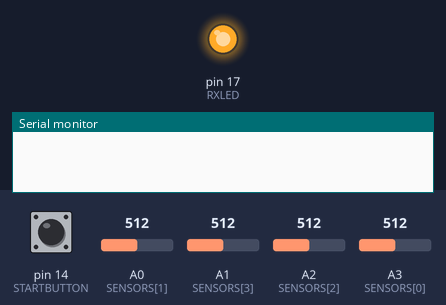
This sketch was run on a simulated SparkFun Pro Micro, built with avr-gcc and run on an emulated ATmega32U4. Shown: output pins drawn as LEDs (lit = HIGH), the last lines printed to the serial monitor. Dashed ring = blinking. Inputs (shaded band) come from the test bench; at power-on: pin 14 (STARTBUTTON) HIGH, A0 (SENSORS[1]) = 512, A1 (SENSORS[3]) = 512, A2 (SENSORS[2]) = 512, A3 (SENSORS[0]) = 512.

Above: at 1.2 s.
1.3 s: pin 14 (STARTBUTTON) pulled LOW for 0.15 s
At 1.83 s:
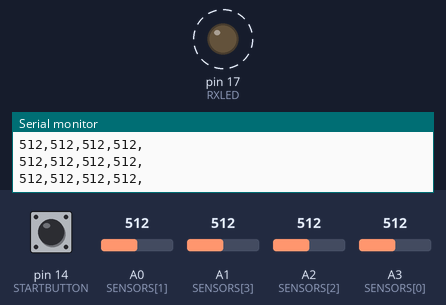
4.4 s: pin 14 (STARTBUTTON) pulled LOW for 1 s
6.9 s: pin 14 (STARTBUTTON) pulled LOW for 3.2 s
At 10.69 s:
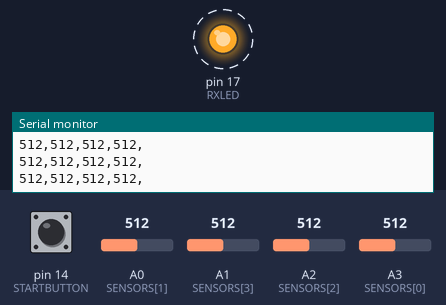
Timing chart, 0 to 19.1 s (numbered marks = the images above; inputs shaded):
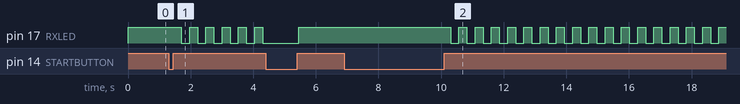

Measured:
- after the input at 1.3 s, pin 17 (RXLED): alternates HIGH for 0.26 s and LOW for 0.26 s, starting after 0.41 s
- after the input at 6.9 s, pin 17 (RXLED): alternates HIGH for 0.26 s and LOW for 0.26 s, starting after 3.4 s

The sketch:

EMGInterfaceProMicro.ino
```cpp
#define CHANNELS 4
#define USE_BUFFERED_AVG 1
#define RXLED  17
#define STARTBUTTON 14
#define DELAYTIME 50
#define BLINKTIME 5


int delta[CHANNELS] = {0};
int oldValue[CHANNELS] = {0};
int SENSORS[CHANNELS] = {A3, A0, A2, A1};
const int N_AVERAGE = 3;
long lastPrint = 0;

typedef struct {
  long sum;
  int avg[N_AVERAGE];
  int index;
} avgStruct;

avgStruct bufAveragers[CHANNELS];
float movAverage[CHANNELS] = {0};

// the setup routine runs once when you press reset:
void setup() {
  // initialize the digital pin as an output.
  Serial.begin(9600);

  TXLED0;
  pinMode(RXLED, OUTPUT);
  digitalWrite(RXLED, HIGH);

  pinMode(SENSORS[0], INPUT);
  pinMode(SENSORS[1], INPUT);
  pinMode(SENSORS[2], INPUT);
  pinMode(SENSORS[3], INPUT);
  pinMode(STARTBUTTON, INPUT_PULLUP);
  delay(2);
}

int value;
int cnt = 0;
int runmode = 0;

// the loop routine runs over and over again forever:
void loop() {

  // handle user button input
  if (digitalRead(STARTBUTTON) == LOW) {
    runmode = !runmode;
    delay(50);
    while (digitalRead(STARTBUTTON) == LOW);
    delay(50);
  }

  if (runmode) {
    // indicate send operation
    cnt = (cnt + 1) % BLINKTIME;
    if (!cnt)  digitalWrite(RXLED, !digitalRead(RXLED));

    // process up to 4 channels
    for (int i = 0; i < CHANNELS; i++) {

#ifdef USE_BUFFERED_AVG
      value = getBufferedAvg(&bufAveragers[i], analogRead(SENSORS[i]));
#else
      value = getMovingAvg(&movAverage[i], analogRead(SENSORS[i]));
#endif

      if (value > oldValue[i]) {
        delta[i] += (value - oldValue[i]) * (value - oldValue[i]);
      }
      oldValue[i] = value;

      delta[i] = sqrt(delta[i]);
      // if(delta[i] > 50 && millis() - lastPrint > 200) {
      //Keyboard.press(KEY_LEFT_SHIFT);
      //Keyboard.print('a');AAAAA
      //Keyboard.press(KEY_LEFT_CTRL);
      //AAKeyboard.releaseAll();
      // lastPrint = millis();
      // }

      Serial.print(value);
      Serial.print(",");
      //  Serial.print(delta*10);
      //  Serial.print(",");
    }
    Serial.println(" ");
    delay(DELAYTIME);

  } else {
    // indicate idle mode
    digitalWrite(RXLED, HIGH);
  }
}

int getBufferedAvg(avgStruct * averager, int newValue) {
  averager->sum -= averager->avg[averager->index];
  averager->avg[averager->index] = newValue;
  averager->sum += newValue;
  averager->index = (averager->index + 1) % N_AVERAGE;
  return (averager->sum / N_AVERAGE);
}

int getMovingAvg(float * average, int newValue) {
  *average -= *average * 1.0 / N_AVERAGE;
  *average += newValue * 1.0 / N_AVERAGE;

  return (int) * average;
}
```
